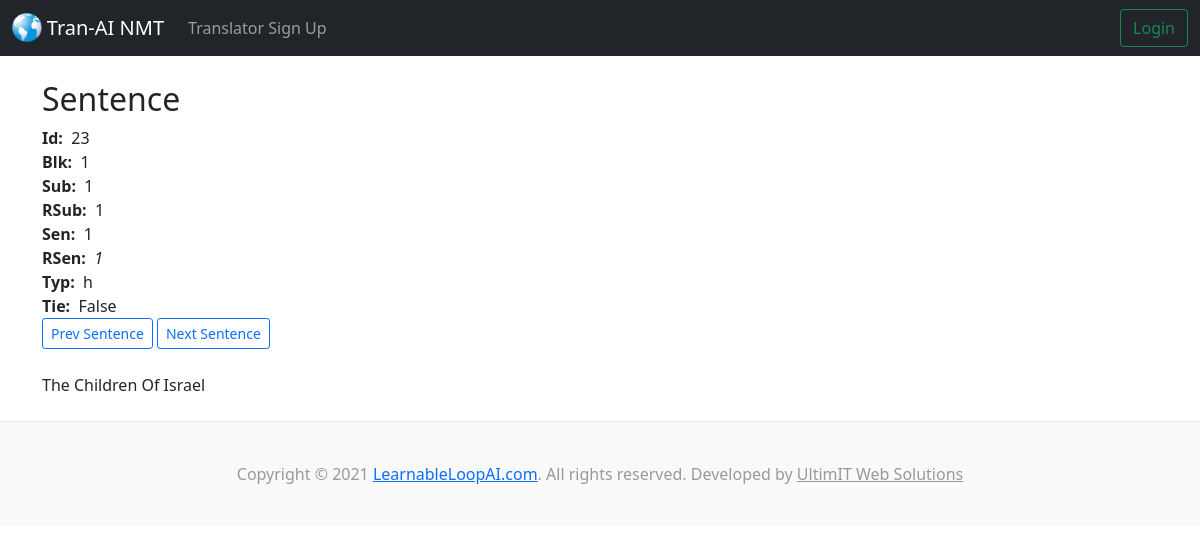
Page /translations/1/sentences/23/ on the committed database.
### tranai/models.py (models this page shows)
class Sentence(models.Model):
  class SentenceType(models.TextChoices):
    n = 'n', _('Normal')
    c = 'c', _('Conversation')
    s = 's', _('Scripture')
    p = 'p', _('Poetry first line')
    q = 'q', _('Poetry other lines')
  blk = models.IntegerField('Block', blank=True, null=True,)
  sub = models.IntegerField('Sub-block', blank=True, null=True,)
  rsub = models.IntegerField('Running sub-block', blank=True, null=True,)
  sen = models.IntegerField('Sentence', blank=True, null=True,)
  rsen = models.IntegerField('Running sentence', blank=True, null=True,)
  typ = models.CharField('Sentence type', max_length=1, validators=[MinLengthValidator(1), MaxLengthValidator(1)], choices=SentenceType.choices, default=SentenceType.n, blank=False, null=False,)
  tie = models.BooleanField('Tie', default=False)
  translation = models.ForeignKey(Translation, blank=False, null=False, on_delete=models.CASCADE, related_name='sentences')
  def __str__(self):
    return f"[{self.blk} {self.sub}.{self.rsub}.{self.sen}.{self.rsen}] {self.typ} {self.translation.tran_title}"

class Change(models.Model):
  class TopChangeType(models.TextChoices):
    N = 'N', _('Not top change')
    Z = 'Z', _('Zero vote top change')
    T = 'T', _('Tie top change')
    M = 'M', _('Majority top change')
  content = models.CharField('Content', max_length=1024, validators=[MinLengthValidator(0), MaxLengthValidator(1024)], blank=True, null=True,)
  hid = models.BooleanField('Hidden', default=False)
  top = models.CharField('Top Change', max_length=1, validators=[MinLengthValidator(1), MaxLengthValidator(1)], choices=TopChangeType.choices, default=TopChangeType.Z, blank=False, null=False,)
  mods = models.IntegerField('Mods', blank=True, null=True,) #to be removed, not used
  sentence = models.ForeignKey(Sentence, blank=False, null=False, on_delete=models.CASCADE, related_name='changes')
  created_at = models.DateTimeField(auto_now_add=True)
  updated_at = models.DateTimeField(auto_now=True)

### tranai/views.py (the view)
# urls.py: path('translations/<translation_id>/sentences/<sentence_id>/', views.show_translation_sentence, name='show-translation-sentence'),
def show_translation_sentence(request, translation_id, sentence_id):
  translation = Translation.objects.get(pk=translation_id)
  sentence = translation.sentences.get(pk=sentence_id)
  E_change = Sentence.objects.filter(translation__id=sentence.translation.eng_tran_id, rsen=sentence.rsen)
  return render(request, 'tranai/show_translation_sentence.html', {'translation': translation, 'sentence': sentence, 'E_change': E_change})

### tranai/templates/tranai/show_translation_sentence.html
{% extends 'tranai/base.html' %}
{% block content %}
  <h2>Sentence</h2>
  <strong>Id:</strong>&nbsp;&nbsp;{{ sentence.id }}<br>
  <strong>Blk:</strong>&nbsp;&nbsp;{{ sentence.blk }}<br>
  <strong>Sub:</strong>&nbsp;&nbsp;{{ sentence.sub }}<br>
  <strong>RSub:</strong>&nbsp;&nbsp;{{ sentence.rsub }}<br>
  <strong>Sen:</strong>&nbsp;&nbsp;{{ sentence.sen }}<br>
  <strong>RSen:</strong>&nbsp;&nbsp;<i>{{ sentence.rsen }}</i><br>
  <strong>Typ:</strong>&nbsp;&nbsp;{{ sentence.typ }}<br>
  <strong>Tie:</strong>&nbsp;&nbsp;{{ sentence.tie }}<br>
  <a class="btn btn-outline-primary btn-sm" href="">Prev Sentence</a>
  <a class="btn btn-outline-primary btn-sm" href="">Next Sentence</a><br>
  {{E_change.content}}<br>
  {% for change in sentence.changes.all %}
    {{change.content}}
  {% endfor %}
{% endblock %}

### rows in the picture
Sentence: id "23", blk "1", sub "1", rsub "1", sen "1", rsen "1", typ "h", tie "False"
Change: content "The Children Of Israel"
